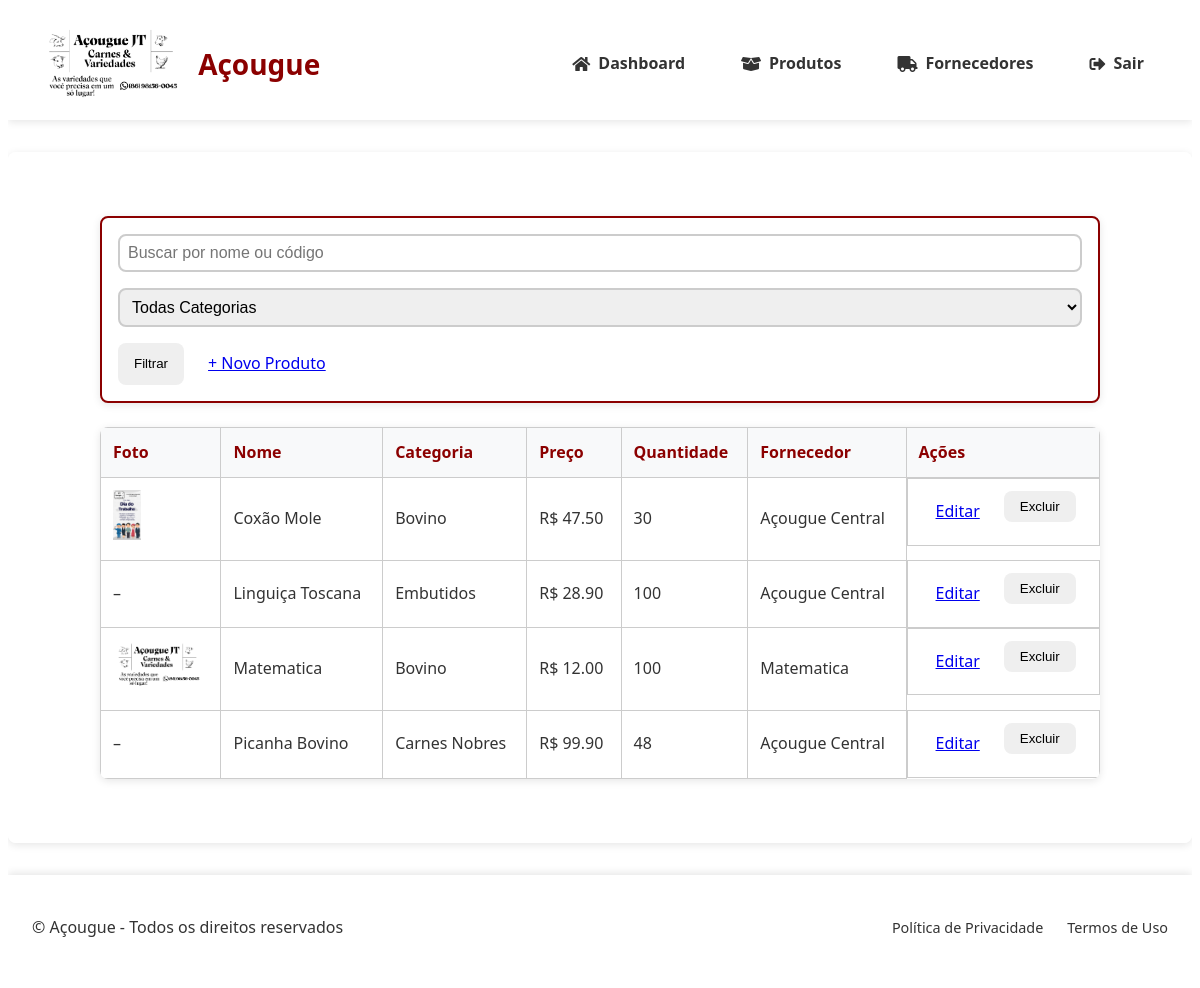
The app's page /produtos (signed in) with its own data.
### tables this page shows
CREATE TABLE produtos (
                id INTEGER PRIMARY KEY AUTOINCREMENT,
                nome TEXT NOT NULL,
                descricao TEXT,
                categoria TEXT NOT NULL,
                preco DECIMAL(10,2) NOT NULL,
                quantidade INTEGER NOT NULL,
                estoque_minimo INTEGER DEFAULT 0,
                codigo_barras TEXT UNIQUE,
                foto TEXT,
                fornecedor_id INTEGER REFERENCES fornecedores(id) ON DELETE SET NULL,
                data_validade DATE,
                created_at TIMESTAMP DEFAULT CURRENT_TIMESTAMP,
                updated_at TIMESTAMP DEFAULT CURRENT_TIMESTAMP,
                tipo_venda TEXT NOT NULL DEFAULT 'unidade'
            );

CREATE TABLE fornecedores (
                id INTEGER PRIMARY KEY AUTOINCREMENT,
                nome TEXT NOT NULL,
                cnpj TEXT UNIQUE NOT NULL,
                contato TEXT NOT NULL,
                endereco TEXT
            );

### app.py (the view)
@app.route('/produtos')
@login_required
@role_required('gerente')
def listar_produtos():
    search = request.args.get('search', '')
    categoria = request.args.get('categoria', '')
    query = '''SELECT p.*, f.nome as fornecedor
               FROM produtos p
               LEFT JOIN fornecedores f ON p.fornecedor_id = f.id
               WHERE 1=1'''
    params = []
    if search:
        query += " AND (p.nome LIKE ? OR p.codigo_barras = ?)"
        params.extend([f'%{search}%', search])
    if categoria:
        query += " AND p.categoria = ?"
        params.append(categoria)
    query += " ORDER BY p.nome"
    with get_db_connection() as conn:
        cursor = conn.cursor()
        cursor.execute(query, params)
        produtos = [dict(zip([column[0] for column in cursor.description], row))
                    for row in cursor.fetchall()]
    return render_template('produtos/listar.html',
                         produtos=produtos,
                         categorias=get_categorias())

### app.py (called while the page is built)
def get_categorias():
    with get_db_connection() as conn:
        cursor = conn.cursor()
        cursor.execute("SELECT DISTINCT categoria FROM produtos")
        return [row[0] for row in cursor.fetchall()]

@app.context_processor
def utility_processor():
    return {
        'format_currency': lambda value: f"R$ {value:,.2f}".replace(',', '_').replace('.', ',').replace('_', '.'),
        'now': datetime.now
    }

### banco_dados.py (called while the page is built)
@contextmanager
def get_db_connection():
    conn = sqlite3.connect('acougue.db')
    conn.row_factory = sqlite3.Row
    conn.execute("PRAGMA foreign_keys = ON")
    try:
        yield conn
    finally:
        conn.close()

### templates/produtos/listar.html (shortened to what this page needs)
{% extends 'base.html' %}
{% block content %}
<div class="dashboard-container">
    <div class="filters card" style="margin-bottom: 1.5rem;">
        <form method="GET" style="display: flex; flex-wrap: wrap; gap: 1rem; align-items: center;">
            <input class="form-control" type="text" name="search" placeholder="Buscar por nome ou código" value="{{ request.args.get('search', '') }}">
            <select class="form-control" name="categoria">
                <option value="">Todas Categorias</option>
            </select>
            <div class="form-buttons" style="display: flex; gap: 0.5rem;">
                <button type="submit" class="btn btn-primary">Filtrar</button>
                <a href="{{ url_for('novo_produto') }}" class="btn btn-primary">+ Novo Produto</a>
            </div>
        </form>
    </div>
    <div class="table-responsive">
        <table class="table">
            <thead>
                <tr>
                    <th>Foto</th>
                    <th>Nome</th>
                    <th>Categoria</th>
                    <th>Preço</th>
                    <th>Quantidade</th>
                    <th>Fornecedor</th>
                    <th>Ações</th>
                </tr>
            </thead>
            <tbody>
                {% for p in produtos %}
                <tr>
                    <td>
                        {% if p.foto %}
                            <img src="{{ url_for('static', filename='uploads/' ~ p.foto) }}" alt="{{ p.nome }}" style="height: 50px;">
                        {% else %}
                            –
                        {% endif %}
                    </td>
                    <td>{{ p.nome }}</td>
                    <td>{{ p.categoria }}</td>
                    <td>R$ {{ '%.2f'|format(p.preco) }}</td>
                    <td>{{ p.quantidade }}</td>
                    <td>{{ p.fornecedor or '–' }}</td>
                    <td style="display: flex; gap: 0.5rem;">
                        <a href="{{ url_for('editar_produto', id=p.id) }}" class="btn btn-primary">Editar</a>
                        <form method="POST" action="{{ url_for('excluir_produto', id=p.id) }}" onsubmit="return confirm('Tem certeza que deseja excluir este produto?');">
                            <button type="submit" class="btn btn-danger">Excluir</button>
                        </form>
                    </td>
                </tr>
                {% else %}
                <tr>
                    <td colspan="7" style="text-align:center;">Nenhum produto encontrado</td>
                </tr>
                {% endfor %}
            </tbody>
        </table>
    </div>
</div>
{% endblock %}

### templates/base.html (shortened to what this page needs)
<!DOCTYPE html>
<html lang="pt-BR">
<head>
    <link rel="stylesheet" href="{{ url_for('static', filename='styles.css') }}">
    <link rel="stylesheet" href="https://cdnjs.cloudflare.com/ajax/libs/font-awesome/5.15.4/css/all.min.css">
</head>
<body>
    <header class="header-main">
        <div class="header-brand">
            <img src="{{ url_for('static', filename='img/logo-acougue.png') }}" alt="Logo Açougue" class="logo">
            <h1 class="site-title">Açougue</h1>
        </div>
        <nav class="main-nav">
            <a href="{{ url_for('dashboard') }}" class="nav-link"><i class="fas fa-home"></i> Dashboard</a>
            <a href="{{ url_for('listar_produtos') }}" class="nav-link"><i class="fas fa-box-open"></i> Produtos</a>
            <a href="{{ url_for('listar_fornecedores') }}" class="nav-link"><i class="fas fa-truck"></i> Fornecedores</a>
            <a href="{{ url_for('logout') }}" class="nav-link btn-danger"><i class="fas fa-sign-out-alt"></i> Sair</a>
        </nav>
    </header>
    <main class="container main-content">
        {% block content %}{% endblock %}
    </main>
    <footer class="main-footer">
        <div class="footer-content">
            <p class="copyright">&copy; {{ current_year }} Açougue - Todos os direitos reservados</p>
            <div class="footer-links">
                <a href="#" class="footer-link">Política de Privacidade</a>
                <a href="#" class="footer-link">Termos de Uso</a>
            </div>
        </div>
    </footer>
</body>
</html>

### static/styles.css (style rules this page uses)
.dashboard-container { padding: 2rem; max-width: 1600px; margin: 0 auto; width: 95%; }
:root { --primary-color: #8B0000; --secondary-color: #6e0000; --background-light: #f8f9fa; --text-dark: #333; --text-light: #fff; --border-radius: 0.5rem; --box-shadow: 0 2px 8px rgba(0,0,0,0.1); }
body { font-family: 'Segoe UI', Tahoma, Geneva, Verdana, sans-serif; color: var(--text-dark); line-height: 1.6; }
.container { max-width: 1200px; margin: 0 auto; padding: 2rem; }
.card { background: #fff; border: 2px solid var(--primary-color); border-radius: var(--border-radius); padding: 1rem; box-shadow: var(--box-shadow); }
.header-main { background: rgba(255, 255, 255, 0.95); padding: 1rem 2rem; display: flex; align-items: center; justify-content: space-between; box-shadow: var(--box-shadow); position: relative; z-index: 1000; }
.header-brand { display: flex; align-items: center; gap: 1rem; }
.logo { height: 80px; transition: transform 0.3s ease; }
.site-title { color: var(--primary-color); font-size: 1.75rem; margin: 0; }
.main-nav { display: flex; gap: 1.5rem; align-items: center; }
.nav-link { text-decoration: none; color: var(--text-dark); font-weight: 600; padding: 0.5rem 1rem; border-radius: var(--border-radius); transition: all 0.3s ease; display: flex; align-items: center; gap: 0.5rem; }
.main-content { flex: 1; background: rgba(255,255,255,0.98); border-radius: var(--border-radius); box-shadow: var(--box-shadow); margin: 2rem auto; position: relative; z-index: 100; }
.main-footer { background: rgba(255, 255, 255, 0.95); padding: 1.5rem; box-shadow: 0 -2px 8px rgba(0,0,0,0.1); margin-top: auto; }
.footer-content { max-width: 1200px; margin: 0 auto; display: flex; justify-content: space-between; align-items: center; }
.footer-links { display: flex; gap: 1.5rem; }
.footer-link { color: var(--text-dark); text-decoration: none; font-size: 0.9rem; transition: color 0.3s ease; }
*, *::before, *::after { box-sizing: border-box; }
html, body { overflow-x: hidden; }

### records on screen
produtos: foto (picture), nome "Coxão Mole", categoria "Bovino", preco "47.50", quantidade "30", nome "Açougue Central"
produtos: nome "Linguiça Toscana", categoria "Embutidos", preco "28.90", quantidade "100", nome "Açougue Central"
produtos: foto (picture), nome "Matematica", categoria "Bovino", preco "12.00", quantidade "100"
produtos: nome "Picanha Bovino", categoria "Carnes Nobres", preco "99.90", quantidade "48", nome "Açougue Central"
